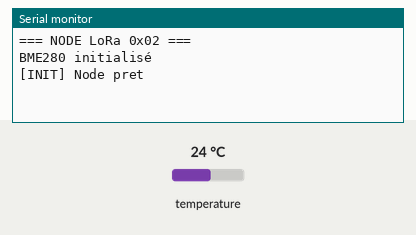
The sketch below on a simulated Arduino Mega 2560, built with avr-gcc and run on an emulated ATmega2560. On the bench: the last lines printed to the serial monitor. The inputs (shaded band) are chosen by the test bench; at power-on: temperature 24 °C. The modem accepts every AT command (registered, SIM ready, sends succeed) and sends nothing else.

Above: at 2.4 s.
2.5 s: temperature set to 12 °C
At 6.5 s:
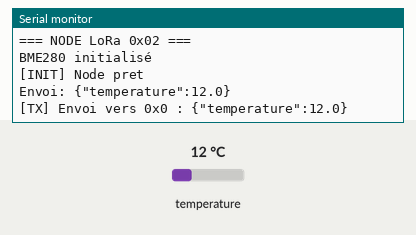
6.8 s: temperature set to 19 °C
At 21.6 s:
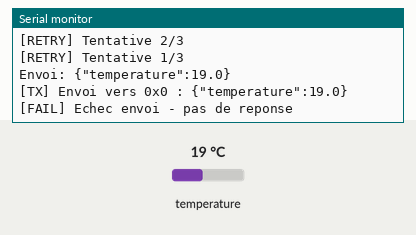
Timing chart, 0 to 23.1 s (numbered marks = the images above; inputs shaded):
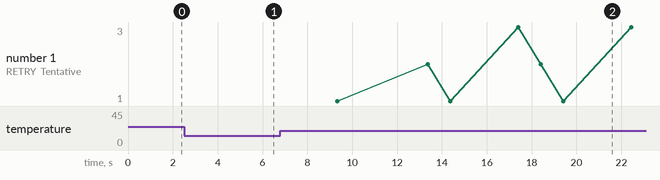

Measured:
- after the input at 2.5 s, the serial monitor: prints a new line after 2.5 s (image 1)
- after the input at 6.8 s, the serial monitor: prints a new line after 3.2 s (image 2)

The sketch:

normallibrairie.ino
```cpp
#include <SoftwareSerial.h>
#include <Wire.h>
#include <Adafruit_Sensor.h>
#include <Adafruit_BME280.h>
#include "LoraTwo.h"

// ===============================
// CONFIGURATION NODE (Capteur/Client)
// ===============================
//
// Un NODE est un appareil qui envoie des données à la gateway.
// Chaque node doit avoir une ADRESSE UNIQUE sur le réseau.
//
// PARAMÈTRES:
//   - Premier paramètre : adresse du node (0x01 à 0xFE)
//   - Pas de deuxième paramètre = c'est un node (pas une gateway)
//
// EXEMPLES:
//   LoraTwo net(0x01);  // Node capteur température
//   LoraTwo net(0x02);  // Node capteur humidité
//   LoraTwo net(0x03);  // Node bouton
//   LoraTwo net(0x10);  // Node #16
//
// ADRESSES RÉSERVÉES:
//   0x00 = Gateway
//   0xFF = Broadcast (tous les appareils)
//
// ===============================

LoraTwo net(0x02);   // Node à l'adresse 0x02
Adafruit_BME280 bme; // Capteur BME280 en I2C

unsigned long lastSend = 0;
const unsigned long SEND_INTERVAL = 5000; // Envoyer toutes les 30 secondes

void setup()
{
    Serial.begin(9600);
    delay(500);
    Serial.println("=== NODE LoRa 0x02 ===");

    // Initialisation du BME280
    if (!bme.begin(0x76))
    { // Adresse I2C du BME280 (0x76 ou 0x77)
        Serial.println("BME280 non trouvé ! Vérifiez le câblage.");
        while (1);
    }
    net.setEncryptionKey(0xCAFEBABE);
    Serial.println("BME280 initialisé");
    // net.setEncryptionEnabled(false);

    // Pour Arduino UNO : utiliser SoftwareSerial
    // SoftwareSerial loraSerial(2, 3); // RX=2, TX=3
    // loraSerial.begin(9600);
    // net.begin(&loraSerial);

    // Pour Arduino Mega : utiliser Serial1 (pins 18/19)
    Serial1.begin(9600);

    net.begin(&Serial1);
}

void loop()
{
    unsigned long now = millis();

    // Envoi périodique vers la gateway (adresse 0x00)
    if (now - lastSend >= SEND_INTERVAL)
    {
        lastSend = now;

        // Lire la température depuis le BME280
        float temperature = bme.readTemperature();

        // Convertir le float en string (Arduino ne supporte pas %f dans snprintf)
        char tempStr[10];
        dtostrf(temperature, 4, 1, tempStr); // 4 = largeur min, 1 = décimales

        // Formater le message JSON
        char message[50];
        snprintf(message, sizeof(message), "{\"temperature\":%s}", tempStr);

        Serial.print("Envoi: ");
        Serial.println(message);

        net.send(0x00, (uint8_t *)message, strlen(message));
    }

    // update() gère les ACK et les retries automatiquement
    net.update();

    delay(50);
}
```
